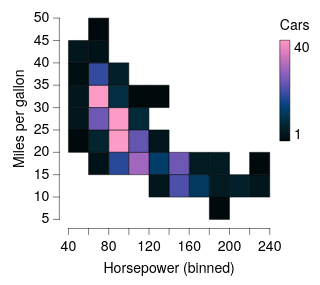

This figure's Vega-Lite source:
### Vega-Lite specification from a JSON file in a GitHub repository (floating-point values rounded to 4 significant figures; data arrays with more than 128 entries replaced by an {"elided": "..."} marker saying what was removed)
{"background": null, "config": {"arc": {"fill": "#DBDBDB", "fillOpacity": 1.0, "innerRadius": 25.0, "padAngle": 0.03, "stroke": "black", "strokeOpacity": 1, "strokeWidth": 0.25}, "area": {"fill": "#DBDBDB", "fillOpacity": 1.0, "stroke": "black", "strokeOpacity": 1, "strokeWidth": 0.25}, "axis": {"domain": true, "domainCap": "round", "domainColor": "black", "domainWidth": 0.25, "grid": false, "gridCap": "round", "gridColor": "#F1F1F1", "gridDash": [0, 0], "gridOpacity": 1.0, "gridWidth": 0.25, "labelColor": "black", "labelFont": "Helvetica Neue", "labelFontSize": 7, "labelFontStyle": "normal", "labelFontWeight": 400, "offset": 4.5, "ticks": true, "tickCap": "round", "tickColor": "black", "tickRound": false, "tickSize": 3, "tickWidth": 0.25, "titleColor": "black", "titleFont": "Helvetica Neue", "titleFontSize": 7, "titleFontStyle": "normal", "titleFontWeight": 400}, "axisX": {"domain": true, "labelAlign": "center", "labelAngle": 0, "labels": true, "ticks": true, "translate": 0}, "axisY": {"domain": true, "labelAlign": "right", "labelAngle": 0, "labels": true, "ticks": true, "translate": 0}, "axisRight": {"domain": true, "labelAlign": "left", "labelAngle": 0, "labels": true, "ticks": true, "translate": 0}, "axisTop": {"domain": true, "labelAlign": "center", "labelAngle": 0, "labels": true, "ticks": true, "translate": 0}, "axisBand": {"tickOffset": 0}, "bar": {"fill": "#DBDBDB", "fillOpacity": 1.0, "stroke": "black", "strokeOpacity": 1, "strokeWidth": 0.25}, "boxplot": {"size": 9.0, "ticks": {"cornerRadius": 0.25, "fill": "black", "size": 4.5, "thickness": 0.25}, "box": {"fillOpacity": 1.0, "stroke": "black", "strokeOpacity": 1, "strokeWidth": 0.25}, "median": {"fill": "black", "fillOpacity": 1.0, "size": 9.0, "thickness": 0.25}, "rule": {"fill": "black", "fillOpacity": 1.0, "size": 10.0, "stroke": "black", "strokeDash": [0, 0], "strokeOpacity": 1, "strokeWidth": 0.25}, "outliers": {"color": "black", "fill": "black", "fillOpacity": 1.0, "size": 0, "stroke": "black", "strokeOpacity": 1, "strokeWidth": 0.25}}, "circle": {"fill": "black", "fillOpacity": 1.0, "size": 0.5, "stroke": null, "strokeOpacity": 1, "strokeWidth": 0.25}, "errorband": {"band": {"fillOpacity": 0.6, "stroke": null, "strokeWidth": 0.25, "strokeOpacity": 1}, "borders": {"opacity": 0, "strokeOpacity": 0.25, "strokeWidth": 1}}, "errorbar": {"opacity": 1, "rule": {"strokeDash": [0, 0], "strokeWidth": 0.25}, "ticks": {"color": "black", "cornerRadius": 0.125, "opacity": 1, "size": 6.0, "thickness": 0.25}, "thickness": 0.25}, "font": "Helvetica Neue", "geoshape": {"fill": "#DBDBDB", "fillOpacity": 1.0, "stroke": "black", "strokeOpacity": 1, "strokeWidth": 0.25}, "header": {"labelColor": "black", "labelFont": "Helvetica Neue", "labelFontSize": 7, "labelFontStyle": "normal", "labelFontWeight": 400, "titleColor": "black", "titleFont": "Helvetica Neue", "titleFontSize": 7, "titleFontStyle": "normal", "titleFontWeight": 400, "titlePadding": 0}, "legend": {"disable": false, "offset": 4.5, "titlePadding": 4, "labelOffset": 2, "gradientLabelOffset": 2, "gradientLength": 50.0, "gradientThickness": 5.0, "gradientOpacity": 1.0, "gradientStrokeColor": "black", "gradientStrokeWidth": 0.25, "labelColor": "black", "labelFont": "Helvetica Neue", "labelFontSize": 7, "labelFontStyle": "normal", "labelFontWeight": 400, "strokeColor": "black", "strokeWidth": 0, "symbolSize": 42, "symbolStrokeColor": "black", "symbolStrokeWidth": 0.25, "titleColor": "black", "titleFont": "Helvetica Neue", "titleFontSize": 7, "titleFontStyle": "normal", "titleFontWeight": 400}, "line": {"color": "black", "stroke": "black", "strokeCap": "round", "strokeDash": [0, 0], "strokeOpacity": 1, "strokeWidth": 0.375}, "point": {"filled": true, "fill": "#DBDBDB", "fillOpacity": 1.0, "size": 5.0, "stroke": "black", "strokeOpacity": 1, "strokeWidth": 0.25}, "range": {"category": ["#C6D9F1", "#F1C9CB", "#FEF0B9", "#CEE37A", "#7AA8E0", "#E589A3", "#FDDD5D", "#68B961", "#4177B1", "#C35082", "#E5C227", "#438156"], "diverging": {"scheme": ["#C35082", "#CE6D94", "#D989A7", "#E2A4BA", "#EABFCE", "#F1DBE2", "#F6F6F6", "#D7E0EB", "#B9CBE0", "#9BB6D5", "#7DA1C9", "#5F8CBD", "#4177B1"]}, "heatmap": {"scheme": ["#00090B", "#011920", "#032A3A", "#05395A", "#074381", "#2F4A9E", "#5A54AE", "#805DB9", "#A567BD", "#C873BB", "#E684C1", "#FC9BC6"]}, "ordinal": {"scheme": ["#F1F1F1", "#DBDBDB", "#C6C6C6", "#B2B2B2", "#9D9D9D", "#898989", "#767676", "#636363", "#515151", "#404040", "#2F2F2F", "#1F1F1F"]}, "ramp": {"scheme": ["#130010", "#27022E", "#370453", "#3D1E76", "#3A3B92", "#2E57AA", "#1374BA", "#1A90BE", "#20ABC1", "#27C6C1", "#48DEB3", "#91EE9F"]}}, "rule": {"color": "black", "stroke": "black", "strokeCap": "round", "strokeDash": [2, 2], "strokeOpacity": 1, "strokeWidth": 0.25}, "scale": {"bandPaddingInner": 0.1, "bandPaddingOuter": 0.1, "round": false}, "rect": {"fill": "#DBDBDB", "fillOpacity": 1.0, "stroke": "black", "strokeOpacity": 1, "strokeWidth": 0.25}, "square": {"fill": "#DBDBDB", "fillOpacity": 1.0, "size": 10.0, "stroke": "black", "strokeOpacity": 1, "strokeWidth": 0.25}, "text": {"color": "black", "font": "Helvetica Neue", "fontSize": 7, "fontStyle": "normal", "fontWeight": 400}, "title": {"anchor": "middle", "frame": "group", "color": "black", "font": "Helvetica Neue", "fontSize": 7, "fontStyle": "normal", "fontWeight": 400, "subtitleColor": "black", "subtitleFont": "Helvetica Neue", "subtitleFontSize": "Helvetica Neue", "subtitleFontStyle": "normal", "subtitleFontWeight": 400}, "view": {"continuousWidth": 100, "continuousHeight": 100, "discreteWidth": 100, "discreteHeight": 100, "fill": null, "stroke": null, "strokeWidth": 0.25}}, "data": {"name": "data-7285c4e2e195e5a75737a34913199f5f"}, "mark": {"type": "rect"}, "encoding": {"color": {"aggregate": "count", "title": "Cars", "type": "quantitative"}, "x": {"bin": {"maxbins": 12}, "field": "Horsepower", "type": "quantitative"}, "y": {"bin": {"maxbins": 12}, "field": "Miles_per_Gallon", "title": "Miles per gallon", "type": "quantitative"}}, "$schema": "https://vega.github.io/schema/vega-lite/v6.4.1.json", "datasets": {"data-7285c4e2e195e5a75737a34913199f5f": {"elided": "392 records"}}}
